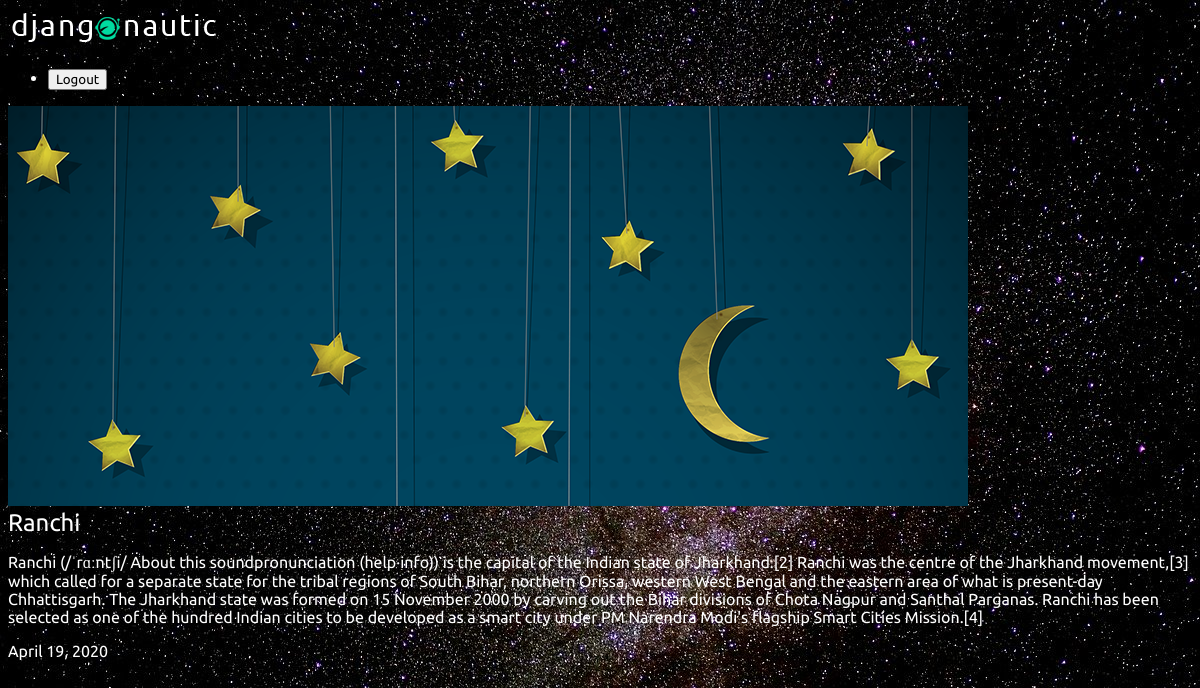
The page /articles/rjharkhand/ on the database its author committed.
### articles/models.py (models this page shows, shortened)
class Article(models.Model):
	title = models.CharField(max_length = 100)
	slug = models.SlugField()
	body = models.TextField()
	date = models.DateField()
	thumb= models.ImageField(default='default.png',blank=True)

### articles/views.py (the view)
# urls.py: re_path('(?P<slug>[\w-]+)/$', views.article_detail, name ='detail'),
def article_detail(request,slug):
	article = Article.objects.get(slug=slug)
	return render(request,'articles/article_detail.html',{'article':article})

### articles/templates/articles/article_detail.html
{% extends 'base_layout.html' %}
{% block content %}
<div class="article-detail">
	<div class="article">
		<img src="{{ article.thumb.url}}">
		<h2>{{article.title}}</h2>
		<p>{{article.body}}</p>
		<p>{{article.date}}</p>
	</div>
</div>
{%  endblock %}

### assets/styles.css (style rules this page uses)
body { background-color: #0f121f; background-image: url(/static/stars.png); background-repeat-y : no-repeat; color :#fff; }
body * { font-family: Ubuntu }
h1,h2,h3,h4,h5 { font-weight: normal; margin: 0; }

### rows shown on the page
Article: thumb (placeholder picture), title "Ranchi", body "Ranchi (/ˈrɑːntʃi/ About this soundpronunciation (help·info)) is the capital of the Indian state of Jharkhand.[2] Ranchi was the centre of the Jharkhand movement,[3] which called for a separate state for the tribal regions of South Bihar, northern Orissa, western West Bengal and the eastern area of what is present-day Chhattisgarh. The Jharkhand state was formed on 15 November 2000 by carving out the Bihar divisions of Chota Nagpur and Santhal Parganas. Ranchi has been selected as one of the hundred Indian cities to be developed as a smart city under PM Narendra Modi's flagship Smart Cities Mission.[4]", date "April 19, 2020"
